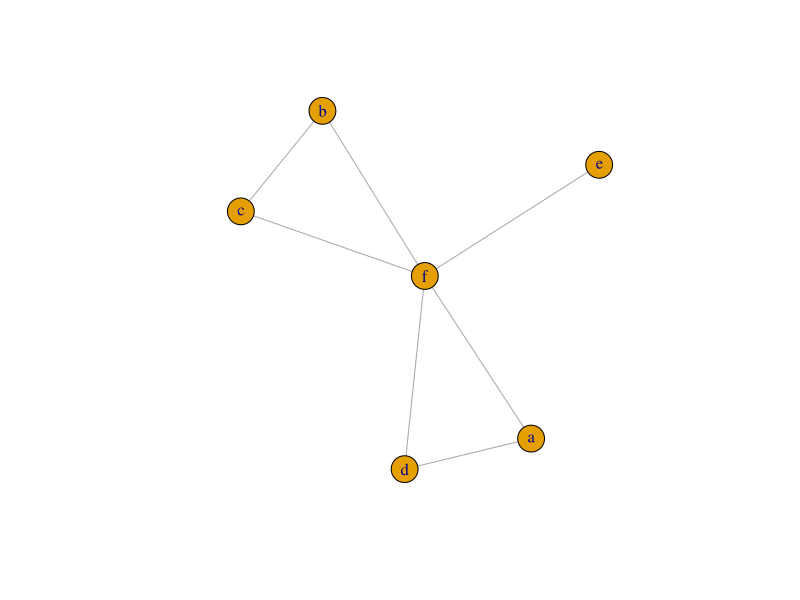
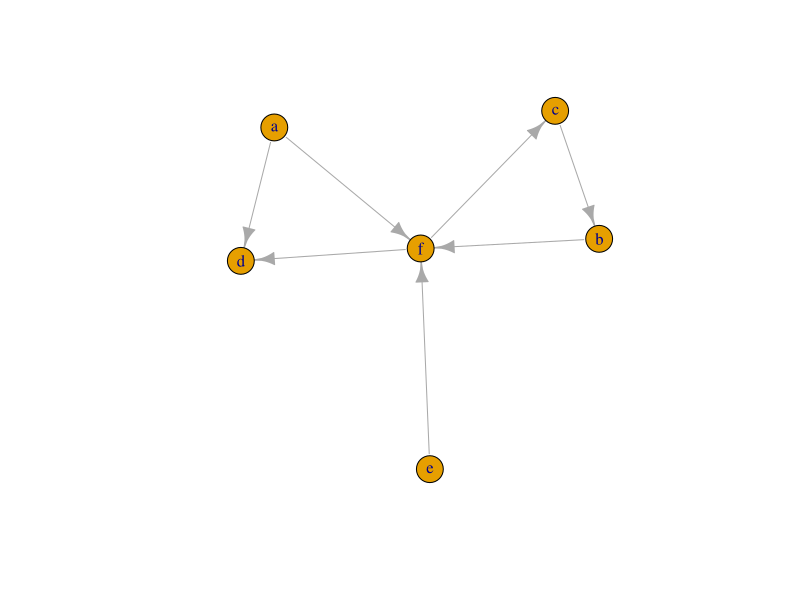
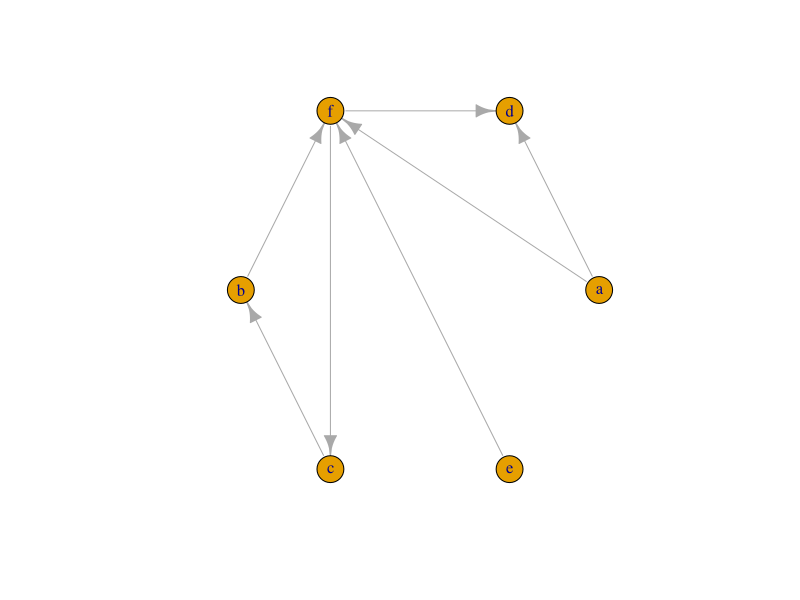
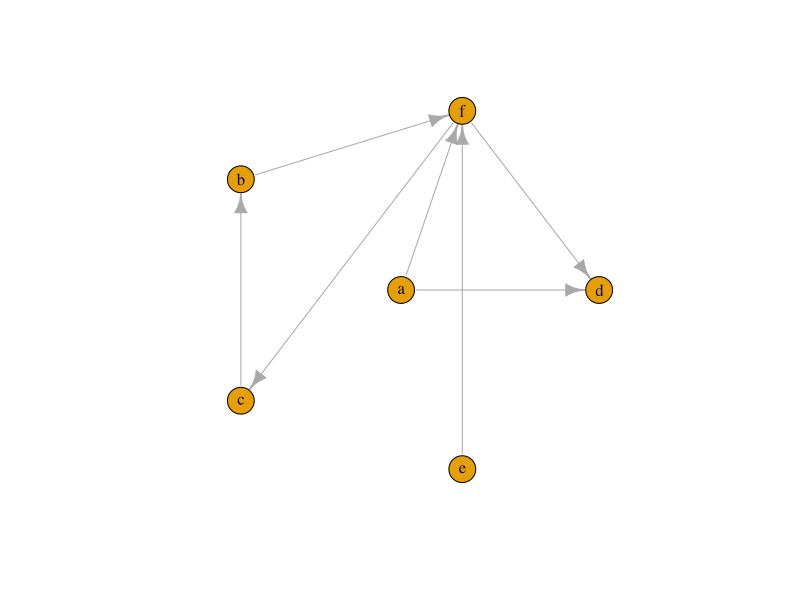
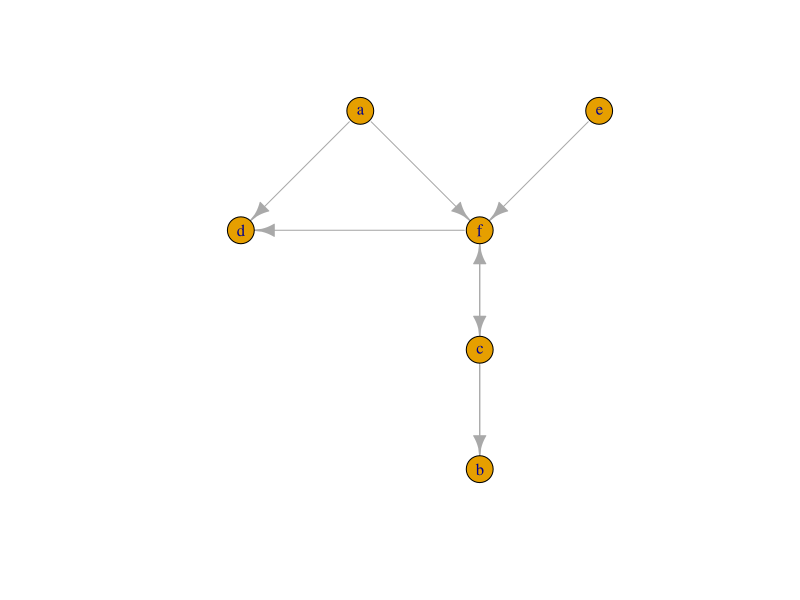
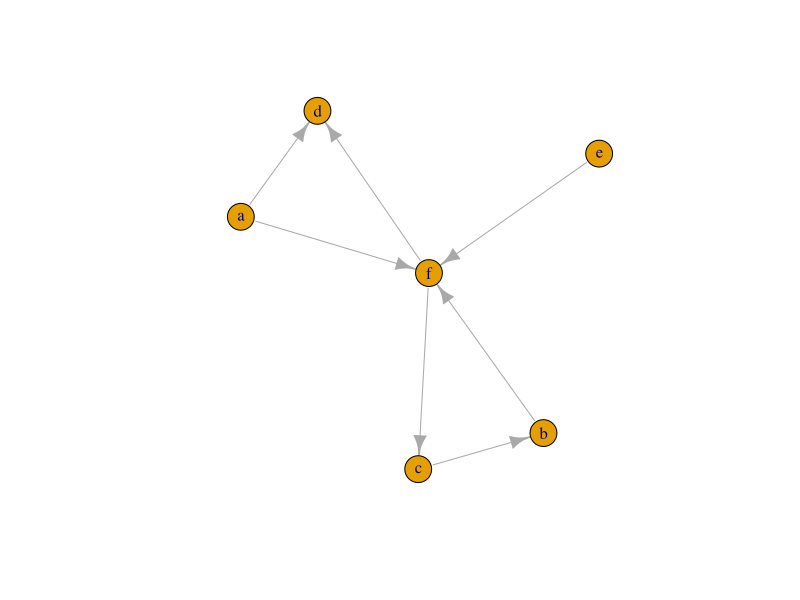

Write R code to recreate these figures, in order.
library(igraph)


#1
gU = make_graph(c('a','d',
                  'a','f',
                  'b','f',
                  'c','b',
                  'e','f',
                  'f','c',
                  'f','d'),
                directed = F)
class(gU)

plot(gU)

V(gU)
E(gU)

gU[]

degree(gU)
closeness(gU)
betweenness(gU)

#2

gD = make_graph(c('a','d',
                  'a','f',
                  'b','f',
                  'c','b',
                  'e','f',
                  'f','c',
                  'f','d'),
                directed = T)

plot(gD)

V(gD)
E(gD)

gD[]

degree(gD)
closeness(gD)
betweenness(gD)


l = layout_in_circle(gD)
plot(gD,layout = l)

l = layout_as_star(gD)
plot(gD,layout = l)

l = layout_as_tree(gD)
plot(gD,layout = l)

plot(gD,layout=layout_nicely(gD))
